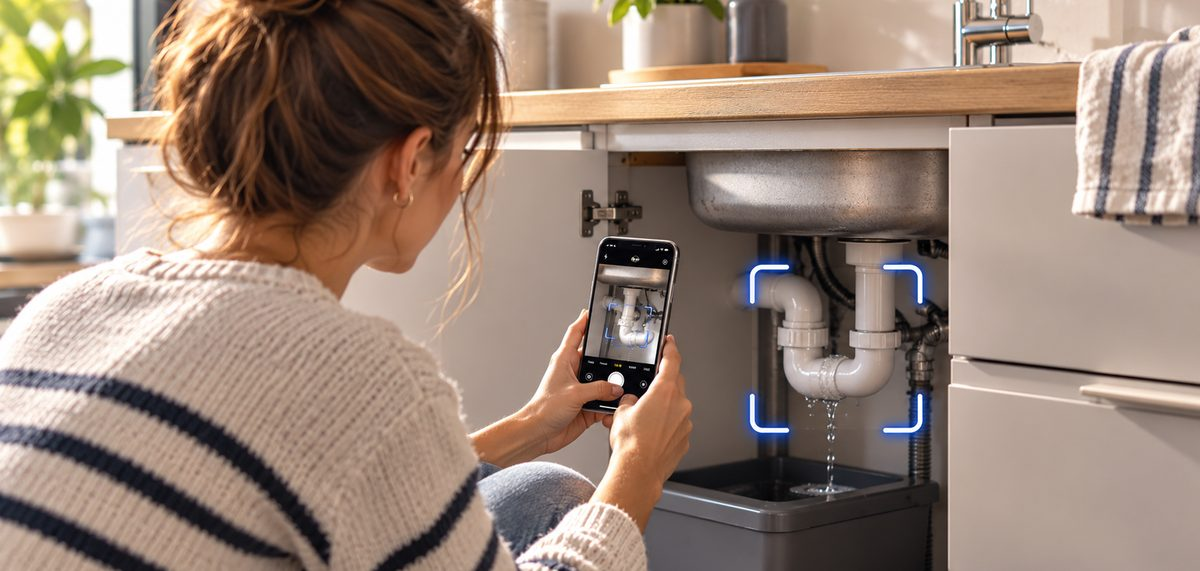
#> input picture app/assets/images/home_hero.jpg, 1200 x 571 px
$ python -i video.py   (imports and definitions only)
#> lines starting #> are read from the running program, lines starting #| are printed output that depends on the picture
"""Traitement d'une vidéo AVANT stockage (V1, ≤ 15 s).

• valide : flux vidéo présent, durée ≤ limite, au moins une image ;
• normalise : applique la rotation d'affichage aux pixels, redimensionne (≤ 1280×720), 30 i/s max ;
• ré-encode en H.264 + AAC dans un conteneur NEUF → aucune métadonnée d'origine (GPS, titre, appareil…) ;
• extrait un petit nombre d'images représentatives (ordre et horodatage conservés), les plus nettes possible.
Aucune analyse n'est simulée : seules des images réelles de la vidéo sont produites.
"""
import io
import tempfile
from dataclasses import dataclass, field
from fractions import Fraction
from pathlib import Path

import av
from PIL import Image, ImageFilter, ImageStat

MAX_SIDE_W, MAX_SIDE_H = 1280, 720
MAX_FPS = 30
FRAME_MAX_SIDE = 1024
FRAME_JPEG_QUALITY = 80
CANDIDATE_EVERY_S = 0.4


class InvalidVideoError(ValueError):
    """Fichier illisible, sans vidéo, vide ou format non supporté."""


class VideoTooLongError(ValueError):
    pass


@dataclass(frozen=True)
class ExtractedFrame:
    t: float
    jpeg: bytes


@dataclass
class ProcessedVideo:
    data: bytes
    duration_s: float
    width: int
    height: int
    has_audio: bool
    frames: list[ExtractedFrame] = field(default_factory=list)
    content_type: str = "video/mp4"


def frame_count_for(duration_s: float, max_frames: int = 6) -> int:
    """Nombre d'images à garder : environ une toutes les 2,5 s, entre 2 et [max_frames]."""
    return max(2, min(max_frames, round(duration_s / 2.5) + 1))


# [5 lines left out: function target_times, not called in this run]


def sharpness(img: Image.Image) -> float:
    """Variance des contours (indice de netteté) : plus haut = plus net."""
    small = img.convert("L").resize((256, int(256 * img.height / max(img.width, 1)) or 1))
    return ImageStat.Stat(small.filter(ImageFilter.FIND_EDGES)).var[0]


# [142 lines left out: functions pick_frames, _to_jpeg, _fit, process_video, _process, not called in this run]

>>> from PIL import Image
>>> picture = Image.open('../../../app/assets/images/home_hero.jpg')
#> picture is the input picture: PIL image 1200x571 RGB; mean R, G, B 151.7, 131.4, 117.8
>>> result = sharpness(picture)
#> in sharpness, `small = img.convert("L").resize((256, int(256 * img.height / max(img.w..`:
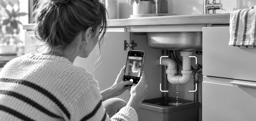
#> small: PIL image 256x121 L; min 0, max 255, mean 135.9
#> result = 3683.3
